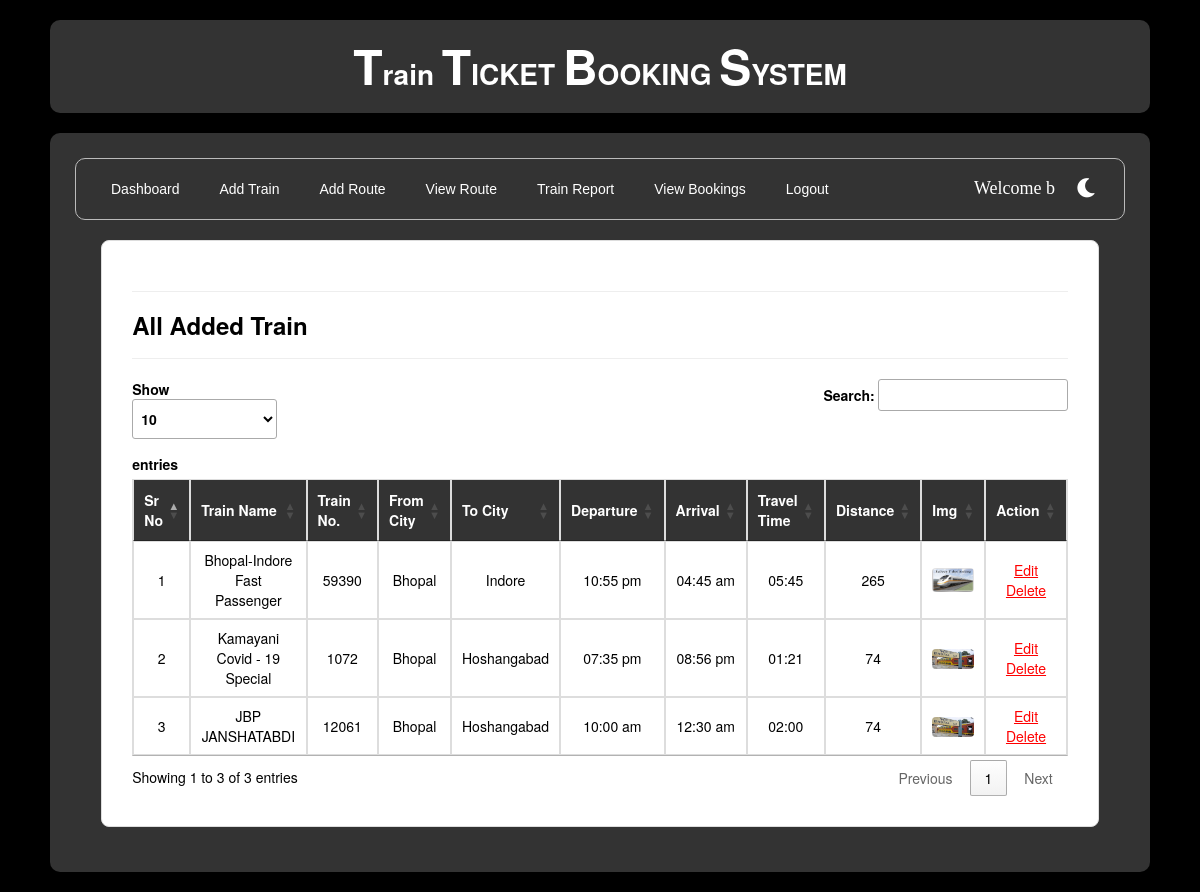
Before: /viewtrain/ (signed in) with the older database file.
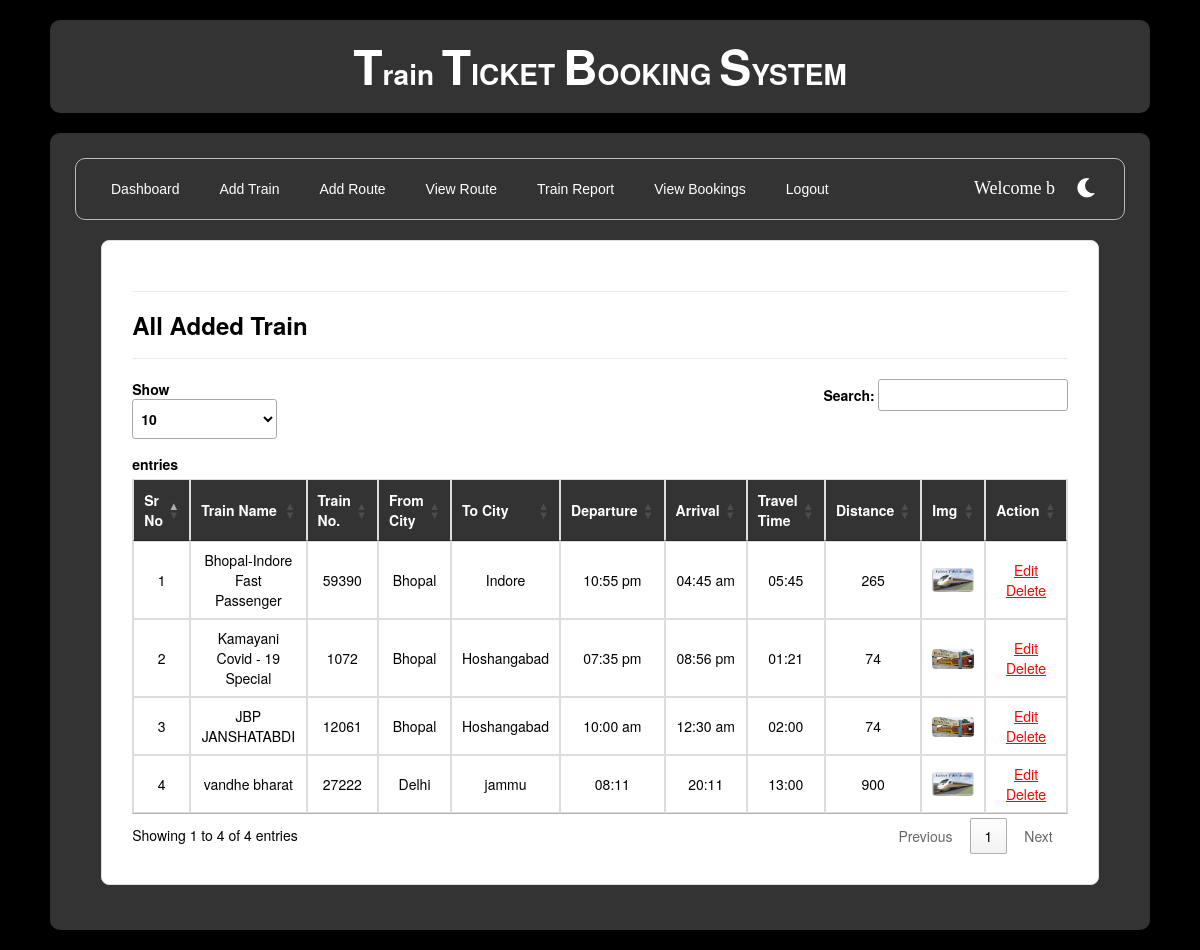
After: the same page with the newer database file.
### railway/models.py (models this page shows, shortened)
class Add_Train(models.Model):
    trainname = models.CharField(max_length=30,null=True)
    train_no = models.IntegerField(null=True)
    from_city = models.CharField(max_length=30,null=True)
    to_city = models.CharField(max_length=30,null=True)
    departuretime=models.CharField(max_length=30,null=True)
    arrivaltime=models.CharField(max_length=30,null=True)
    trevaltime=models.CharField(max_length=100,null=True)
    distance=models.IntegerField(null=True)
    img=models.FileField(null=True)

### railway/views.py (the view)
# urls.py: path('viewtrain/', view_train, name="view_train"),
def view_train(request):
    if not request.user.is_authenticated:
        return redirect('login')
    data=Add_Train.objects.all()
    d={"data":data}
    return render(request,"view_train.html",d)

### railway/templates/view_train.html (shortened to what this page needs)
{% extends 'navigation3.html' %}
{% load static %}
{% block b %}
<div class="train-container">
    <hr><h3><strong>All Added Train</strong></h3><hr>
    <div class="table-responsive">
        <table class="table table-bordered" id="myTable">
            <thead>
                <tr>
                    <th>Sr No</th>
                    <th>Train Name</th>
                    <th>Train No.</th>
                    <th>From City</th>
                    <th>To City</th>
                    <th>Departure</th>
                    <th>Arrival</th>
                    <th>Travel Time</th>
                    <th>Distance</th>
                    <th>Img</th>
                    <th>Action</th>
                </tr>
            </thead>
            <tbody>
                {% for i in data %}
                <tr>
                    <td>{{ forloop.counter }}</td>
                    <td>{{ i.trainname }}</td>
                    <td>{{ i.train_no }}</td>
                    <td>{{ i.from_city }}</td>
                    <td>{{ i.to_city }}</td>
                    <td>{{ i.departuretime }}</td>
                    <td>{{ i.arrivaltime }}</td>
                    <td>{{ i.trevaltime }}</td>
                    <td>{{ i.distance }}</td>
                    <td><img class="train-img" src="{{ i.img.url }}" alt="Train Image"></td>
                    <td>
                        <a href="{% url 'edittrain' i.id %}"><u>Edit</u></a><br>
                        <a href="{% url 'delete' i.id %}" onclick="return confirm('Are you sure you want to delete this train?');"><u>Delete</u></a>
                    </td>
                </tr>
                {% endfor %}
            </tbody>
        </table>
    </div>
</div>
{% endblock %}

Changed rows visible on the page:
added Add_Train: trainname "vandhe bharat", train_no "27222", from_city "Delhi", to_city "jammu", departuretime "08:11", arrivaltime "20:11", trevaltime "13:00", distance "900", img (picture)
Other visible differences:
text written by a page script: "Show entries Search: Showing 1 to 3 of 3 entries Previous 1 Next" → "Show entries Search: Showing 1 to 4 of 4 entries Previous 1 Next"
